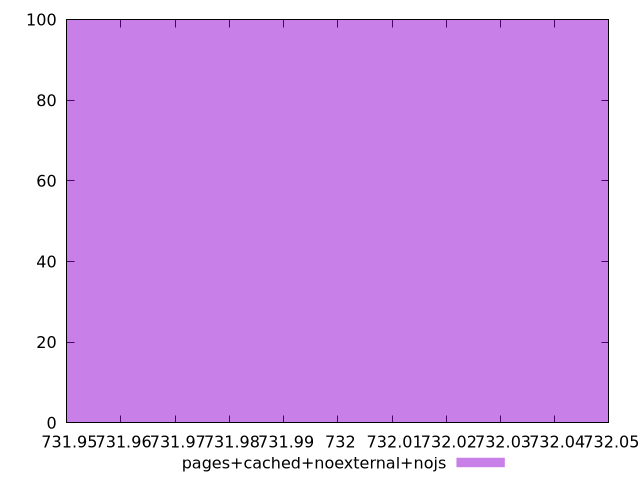

Recreate this plot in gnuplot.
$_pagesCachedNoexternalNojs <<EOF
732 100
EOF
set key outside below
set terminal pngcairo
set output "report_00004_2020-11-02T20-21-41.718Z/uses-long-cache-ttl/pages+cached+noexternal+nojs//raw_hist.png"
set yrange [0:100]
set boxwidth 0.1
set style fill transparent solid 0.5 noborder
plot $_pagesCachedNoexternalNojs title "pages+cached+noexternal+nojs" with boxes ,
